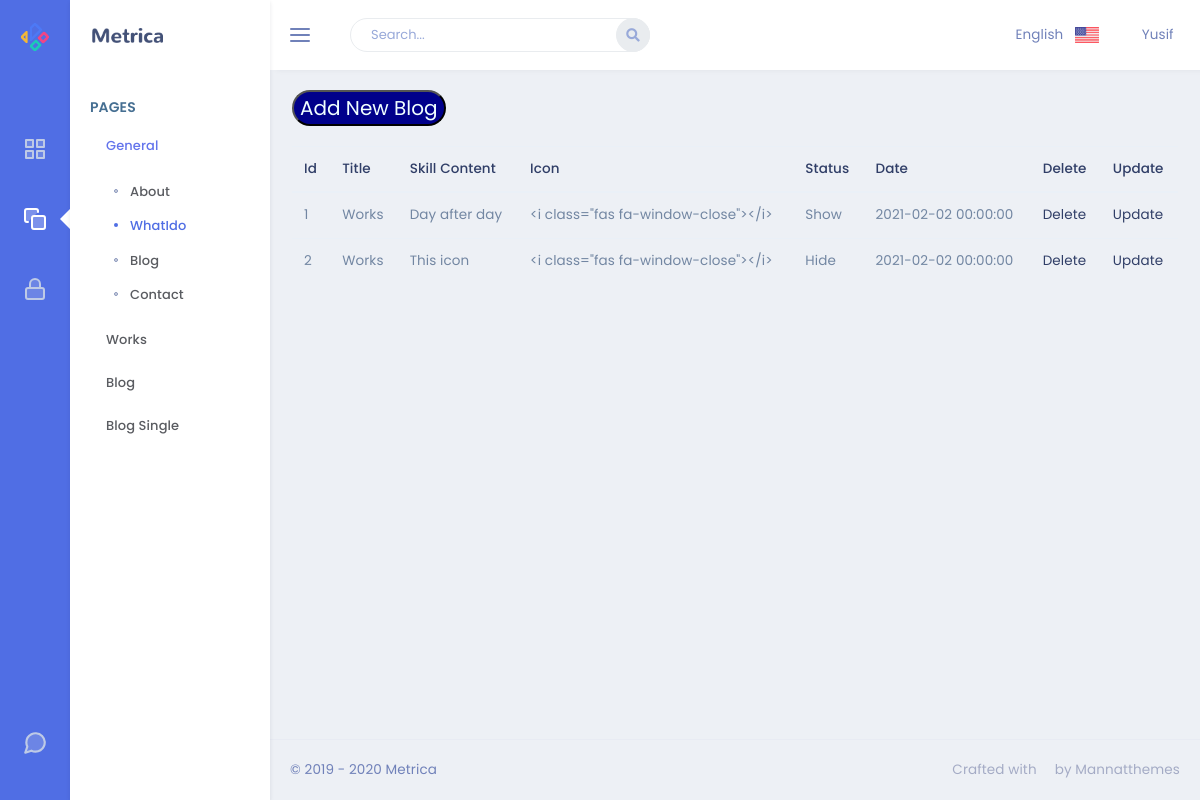
/admin/skill, run on an earlier commit of the app's database.
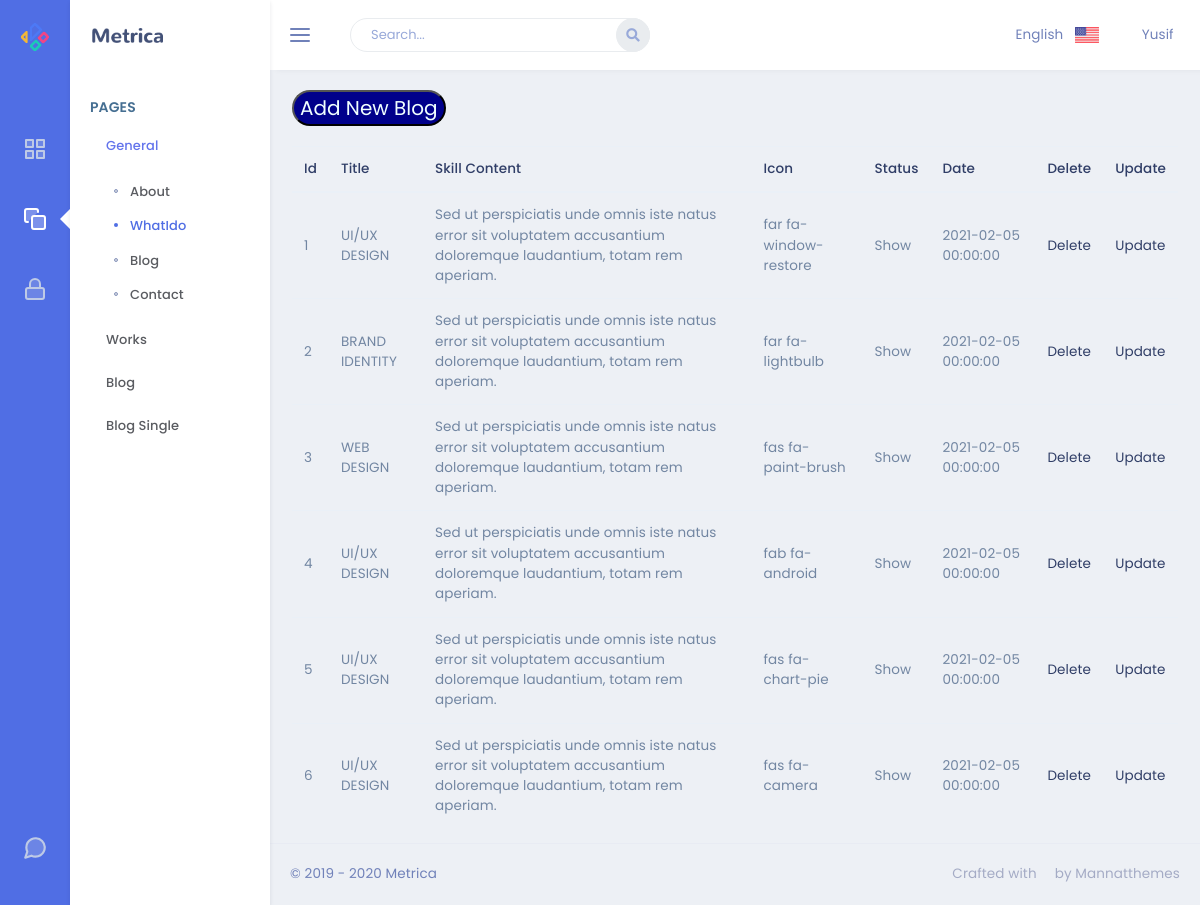
And on a later commit of the database.
### app/models.py (models this page shows)
class Skill(db.Model):
    id = db.Column(db.Integer, primary_key=True)
    skill_title = db.Column(db.String(50), nullable=False)
    skill_content = db.Column(db.Text, nullable=False)
    skill_icon = db.Column(db.String(50), nullable=False)
    skill_date = db.Column(db.DateTime)
    skill_status = db.Column(db.String(10), nullable=False)

### admin/routes.py (the view)
@admin.route('/skill')
def skill():
    skills = Skill.query.all()
    return render_template('Skill/skill.html',skillList=skills)

### admin/templates/Skill/skill.html
{% extends "layout.html" %}
{% block content %}
<form action="/admin/skill/add">
<button type="submit" style="background-color: darkblue; border-radius:25px; color:azure; margin:20px auto; font-size: 20px;">
    Add New Blog
</button>
</form>
<table class="table">
    <thead>
    <tr>
        <th scope="col">Id</th>
        <th scope="col">Title</th>
        <th scope="col">Skill Content</th>
        <th scope="col">Icon</th>
        <th scope="col">Status</th>
        <th scope="col">Date</th>
        <th scope="col">Delete</th>
        <th scope="col">Update</th>
    </tr>
    </thead>
    <tbody>
    {% for skill in skillList %}
    <tr>
        <td>{{skill.id}}</td>
        <td>{{skill.skill_title}}</td>
        <td>{{skill.skill_content}}</td>
        <td>{{skill.skill_icon}}</td>
        <td>{{skill.skill_status}}</td>
        <td>{{skill.skill_date}}</td>
        <td><a href="/admin/skill/delete/{{skill.id}}">Delete</a></td>
        <td><a href="/admin/skill/update/{{skill.id}}">Update</a></td>
    </tr>
    {% endfor %}
    </tbody>
</table>
{% endblock %}

### admin/templates/layout.html (shortened to what this page needs)
<!DOCTYPE html>
<html lang="en">
    <head>
    <link href="{{url_for('.static',filename='css/bootstrap.min.css')}}" rel="stylesheet" type="text/css" />
    <link href="{{url_for('.static',filename='css/jquery-ui.min.css')}}" rel="stylesheet">
    <link href="{{url_for('.static',filename='css/icons.min.css')}}" rel="stylesheet" type="text/css" />
    <link href="{{url_for('.static',filename='css/metisMenu.min.css')}}" rel="stylesheet" type="text/css" />
    <link href="{{url_for('.static',filename='css/app.min.css')}}" rel="stylesheet" type="text/css" />
    </head>
    <body>
        <div class="leftbar-tab-menu">
            <div class="main-icon-menu">
                <a href="../crm/crm-index.html" class="logo logo-metrica d-block text-center">
                    <span>
                        <img src="{{url_for('.static',filename='images/logo-sm.png')}}" alt="logo-small" class="logo-sm">
                    </span>
                </a>
                <nav class="nav">
                    <a href="#MetricaApps" class="nav-link" data-toggle="tooltip-custom" data-placement="right" title="" data-original-title="Apps" data-trigger="hover">
                        <i data-feather="grid" class="align-self-center menu-icon icon-dual"></i>
                    </a>
                    <a href="#MetricaPages" class="nav-link" data-toggle="tooltip-custom" data-placement="right" title="" data-original-title="Pages" data-trigger="hover">
                        <i data-feather="copy" class="align-self-center menu-icon icon-dual"></i>
                    </a>
                    <a href="#MetricaAuthentication" class="nav-link" data-toggle="tooltip-custom" data-placement="right" title="" data-original-title="Authentication" data-trigger="hover">
                        <i data-feather="lock" class="align-self-center menu-icon icon-dual"></i>
                    </a>
                </nav>
                <div class="pro-metrica-end">
                    <a href="" class="help" data-toggle="tooltip-custom" data-placement="right" title="" data-original-title="Chat">
                        <i data-feather="message-circle" class="align-self-center menu-icon icon-md icon-dual mb-4"></i>
                    </a>
                </div>
            </div>
            <div class="main-menu-inner">
                <div class="topbar-left">
                    <a href="../crm/crm-index.html" class="logo">
                        <span>
                            <img src="{{url_for('.static',filename='images/logo-dark.png')}}" alt="logo-large" class="logo-lg logo-dark">
                        </span>
                    </a>
                </div>
                <div class="menu-body slimscroll">
                    <div id="MetricaPages" class="main-icon-menu-pane">
                        <div class="title-box">
                            <h6 class="menu-title">Pages</h6>
                        </div>
                        <ul class="nav metismenu">
                            <li class="nav-item">
                                <a class="nav-link" href="#"><span class="w-100">General</span><span class="menu-arrow"></span></a>
                                <ul class="nav-second-level" aria-expanded="false">
                                    <li><a href="/admin/about">About</a></li>
                                    <li><a href="/admin/skill">WhatIdo</a></li>
                                    <li><a href="/admin/blog">Blog</a></li>
                                    <li><a href="/admin/contact">Contact</a></li>
                                </ul>
                            </li>
                            <li class="nav-item">
                                <a class="nav-link" href="#"><span class="w-100">Works</span><span class="menu-arrow"></span></a>
                            </li>
                            <li class="nav-item">
                                <a class="nav-link" href="#"><span class="w-100">Blog</span><span class="menu-arrow"></span></a>
                            </li>
                            <li class="nav-item">
                                <a class="nav-link" href="#"><span class="w-100">Blog Single</span><span class="menu-arrow"></span></a>
                            </li>
                        </ul>
                    </div>
                </div>
            </div>
        </div>
        <div class="topbar">
            <nav class="navbar-custom">
                <ul class="list-unstyled topbar-nav float-right mb-0">
                    <li class="hidden-sm">
                        <a class="nav-link dropdown-toggle waves-effect waves-light" data-toggle="dropdown" href="javascript: void(0);" role="button"
                            aria-haspopup="false" aria-expanded="false">
                            English <img src="{{url_for('.static',filename='images/us_flag.jpg')}}" class="ml-2" height="16" alt=""/> <i class="mdi mdi-chevron-down"></i>
                        </a>
                    </li>
                    <li class="dropdown">
                        <a class="nav-link dropdown-toggle waves-effect waves-light nav-user" data-toggle="dropdown" href="#" role="button"
                            aria-haspopup="false" aria-expanded="false">
                            <span class="ml-1 nav-user-name hidden-sm">Yusif <i class="mdi mdi-chevron-down"></i> </span>
                        </a>
                    </li>
                </ul>
                <ul class="list-unstyled topbar-nav mb-0">
                    <li>
                        <button class="button-menu-mobile nav-link">
                            <i data-feather="menu" class="align-self-center"></i>
                        </button>
                    </li>
                    <li class="hide-phone app-search">
                        <form role="search" class="">
                            <input type="text" id="AllCompo" placeholder="Search..." class="form-control">
                            <a href=""><i class="fas fa-search"></i></a>
                        </form>
                    </li>
                </ul>
            </nav>
        </div>
        <div class="page-wrapper">
            <div class="page-content-tab">
                <div class="container-fluid">
                    {% block content %}{% endblock content %}
                </div>
                <footer class="footer text-center text-sm-left">
                    &copy; 2019 - 2020 Metrica <span class="text-muted d-none d-sm-inline-block float-right">Crafted with <i class="mdi mdi-heart text-danger"></i> by Mannatthemes</span>
                </footer>
            </div>
        </div>
    </body>
</html>

What changed in the data, as far as the page shows it:
changed Skill id 1: skill_title "Works" → "UI/UX DESIGN"; skill_content "Day after day" → "Sed ut perspiciatis unde omnis iste natus error sit voluptatem accusantium doloremque laudantium, totam rem aperiam."; skill_icon "<i class=\"fas fa-window-close\"></i>" → "far fa-window-restore"; skill_date "2021-02-02 00:00:00" → "2021-02-05 00:00:00"
changed Skill id 2: skill_title "Works" → "BRAND IDENTITY"; skill_content "This icon" → "Sed ut perspiciatis unde omnis iste natus error sit voluptatem accusantium doloremque laudantium, totam rem aperiam."; skill_icon "<i class=\"fas fa-window-close\"></i>" → "far fa-lightbulb"; skill_status "Hide" → "Show"; skill_date "2021-02-02 00:00:00" → "2021-02-05 00:00:00"
added Skill: id "3", skill_title "WEB DESIGN", skill_content "Sed ut perspiciatis unde omnis iste natus error sit voluptatem accusantium doloremque laudantium, totam rem aperiam.", skill_icon "fas fa-paint-brush", skill_status "Show", skill_date "2021-02-05 00:00:00"
added Skill: id "4", skill_title "UI/UX DESIGN", skill_content "Sed ut perspiciatis unde omnis iste natus error sit voluptatem accusantium doloremque laudantium, totam rem aperiam.", skill_icon "fab fa-android", skill_status "Show", skill_date "2021-02-05 00:00:00"
added Skill: id "5", skill_title "UI/UX DESIGN", skill_content "Sed ut perspiciatis unde omnis iste natus error sit voluptatem accusantium doloremque laudantium, totam rem aperiam.", skill_icon "fas fa-chart-pie", skill_status "Show", skill_date "2021-02-05 00:00:00"
added Skill: id "6", skill_title "UI/UX DESIGN", skill_content "Sed ut perspiciatis unde omnis iste natus error sit voluptatem accusantium doloremque laudantium, totam rem aperiam.", skill_icon "fas fa-camera", skill_status "Show", skill_date "2021-02-05 00:00:00"
